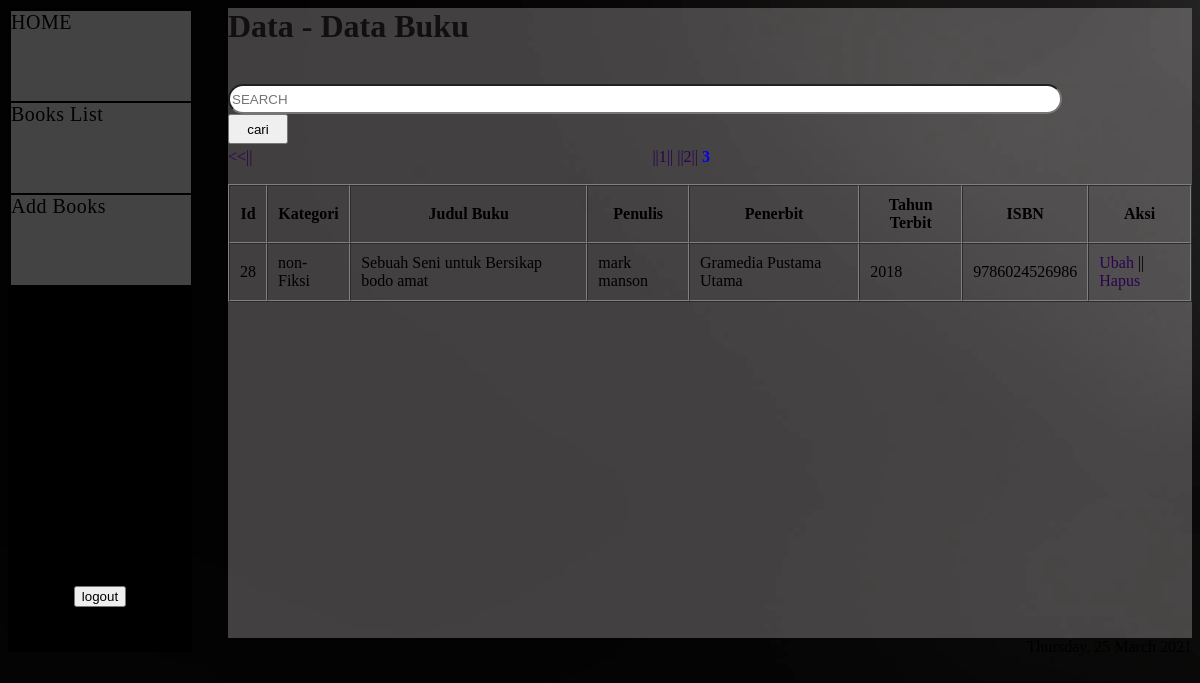
/dashboard/DATA.php?p=3 (signed in), run on the app's committed database.
### tables this page shows
CREATE TABLE `databuku` (
  `id` int(11) NOT NULL,
  `Kategori` varchar(100) NOT NULL,
  `judulbuku` varchar(100) NOT NULL,
  `penulis` varchar(100) NOT NULL,
  `penerbit` varchar(100) NOT NULL,
  `tahunterbit` int(5) NOT NULL,
  `ISBN` bigint(255) NOT NULL
);

### dashboard/proses.php (called while the page is built, shortened)
<?php
    $connect = mysqli_connect("localhost","root","root","dashboard1");
    function querytampil($datas){
        global $connect;
        $dok = mysqli_query($connect , $datas);
        $field = [];
        while($data = mysqli_fetch_assoc($dok) ){
            $field [] = $data;
        }
        return $field;
    }
?>

### dashboard/DATA.php (the view, shortened to what this page needs)
<?php require_once('../template/Dasheader.php')?>
<?php
    require 'proses.php';
    $limit = 10;
    $total = count(querytampil("SELECT * FROM databuku"));
    $halaman = ceil($total / $limit);
    $aktif = (isset($_GET["p"] )) ? $_GET["p"] : 1;
    $mulai = ($limit * $aktif) - $limit;
    $data = querytampil("SELECT * FROM databuku LIMIT $mulai, $limit");
?>
        <main>
            <h1>Data - Data Buku</h1>
            <br>
            <form action="" method="POST" id="caris">
                <input type="text" name="cari" placeholder="SEARCH" id="caris" autofocus autocomplete="off">
                <button type="submit" name="search" id="sub">cari</button>
            </form>
            <br>
            <?php if($aktif > 1) : ?>
                <a href="?p=<?= $aktif - 1;  ?>"id="pa"><<||</a>
            <?php endif; ?>
            <div id="p">
                <?php for($i = 1 ; $i <= $halaman; $i++ ) : ?>
                    <?php if($i == $aktif): ?>
                        <a href="?p=<?= $i ?>" id="hal" class="hal"> <?= $i ?></a>
                    <?php else : ?>
                        <a href="?p=<?= $i ?>" class="hal">||<?= $i ?>||</a>
                    <?php endif; ?>
                <?php endfor; ?>
            </div>
            <br>
            <br>
            <table border="1" cellpadding="10" cellspacing="0">
                <tr>
                    <th>Id</th>
                    <th>Kategori</th>
                    <th>Judul Buku</th>
                    <th>Penulis</th>
                    <th>Penerbit</th>
                    <th>Tahun Terbit</th>
                    <th> ISBN </th>
                    <th>Aksi</th>
                </tr>
                <?php foreach($data as $buku) : ?>
                <tr>
                    <td><?= $buku["id"] ?></td>
                    <td><?= $buku["Kategori"] ?></td>
                    <td><?= $buku["judulbuku"] ?></td>
                    <td><?= $buku["penulis"] ?></td>
                    <td><?= $buku["penerbit"] ?></td>
                    <td><?= $buku["tahunterbit"] ?></td>
                    <td><?= $buku["ISBN"] ?></td>
                    <td><a href="ubah.php?id=<?= $buku["id"] ?>">Ubah</a> || <a href="hapus.php?id=<?= $buku["id"] ?>" onclick="return confirm('Yakin');">Hapus</a></td>
                </tr>
                <?php endforeach; ?>
            </table>
        </main>
<?php require_once('../template/footer1.php') ?>

### dashboard/dashboard.css (style rules this page uses)
body { position: relative; background : url(../bck.jpg); background-attachment: fixed; background-size: cover; }
main { margin-left: 220px; min-height : 630px; background-color: rgba(250, 242, 242, 0.253); }
h1 { color: hsla(0, 6%, 6%, 0.979) }
a { text-decoration: none; display: inline-flex; color : rgb(43, 4, 80) }
#hal { font-weight: bold; color: blue; }
#p { float: right; position: relative; left: -50%; text-align: left;; }
#pa { float: left; }
#caris { width :93%; height: 30px; border-radius: 25px; }
#sub { height: 30px; width: 60px; }

### data on the page
databuku: id "28", Kategori "non-Fiksi", judulbuku "Sebuah Seni untuk Bersikap bodo amat", penulis "mark manson", penerbit "Gramedia Pustama Utama", tahunterbit "2018", ISBN "9786024526986"
